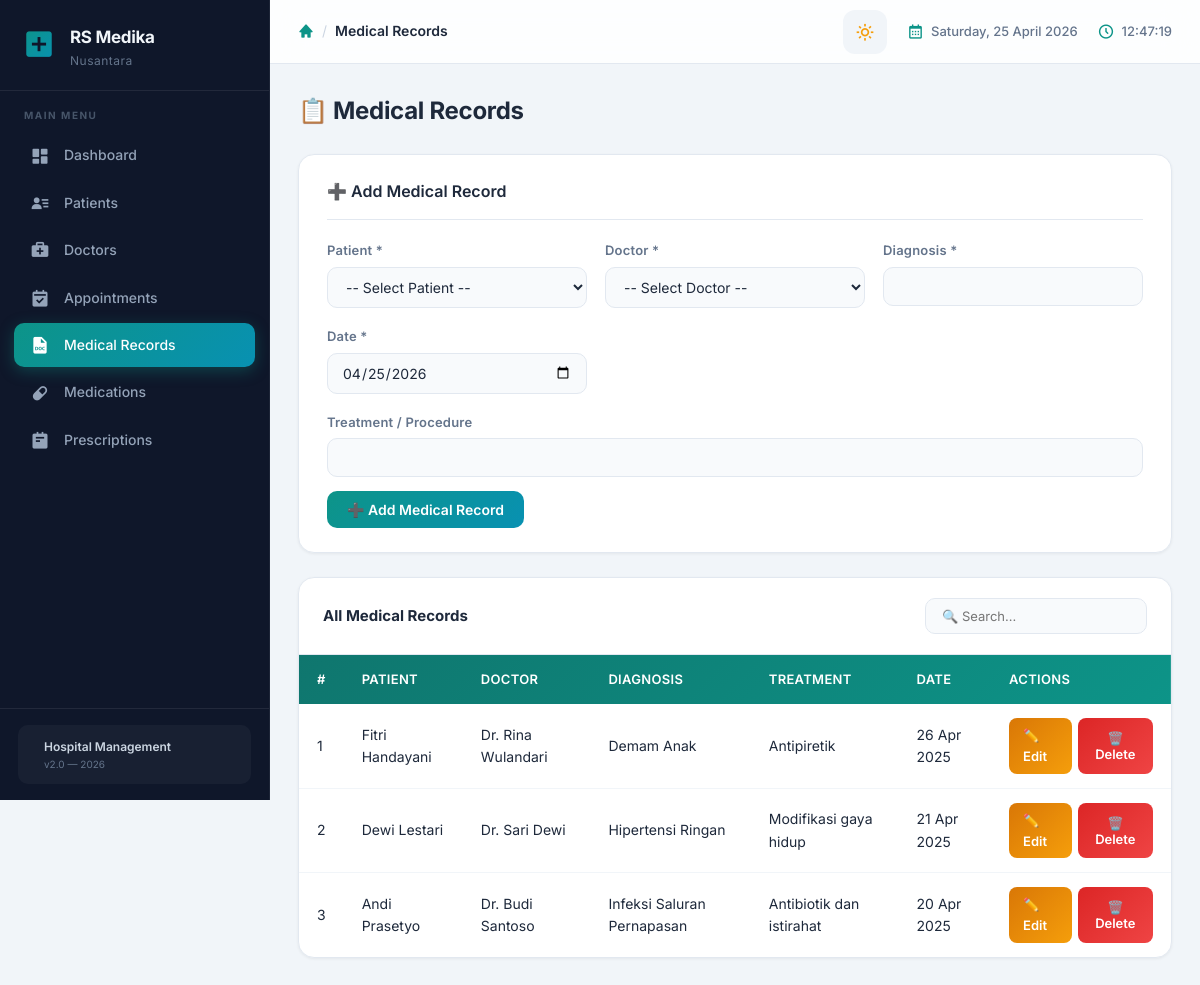
/hospital_db/index.php?page=records, run on an earlier commit of the app's database.
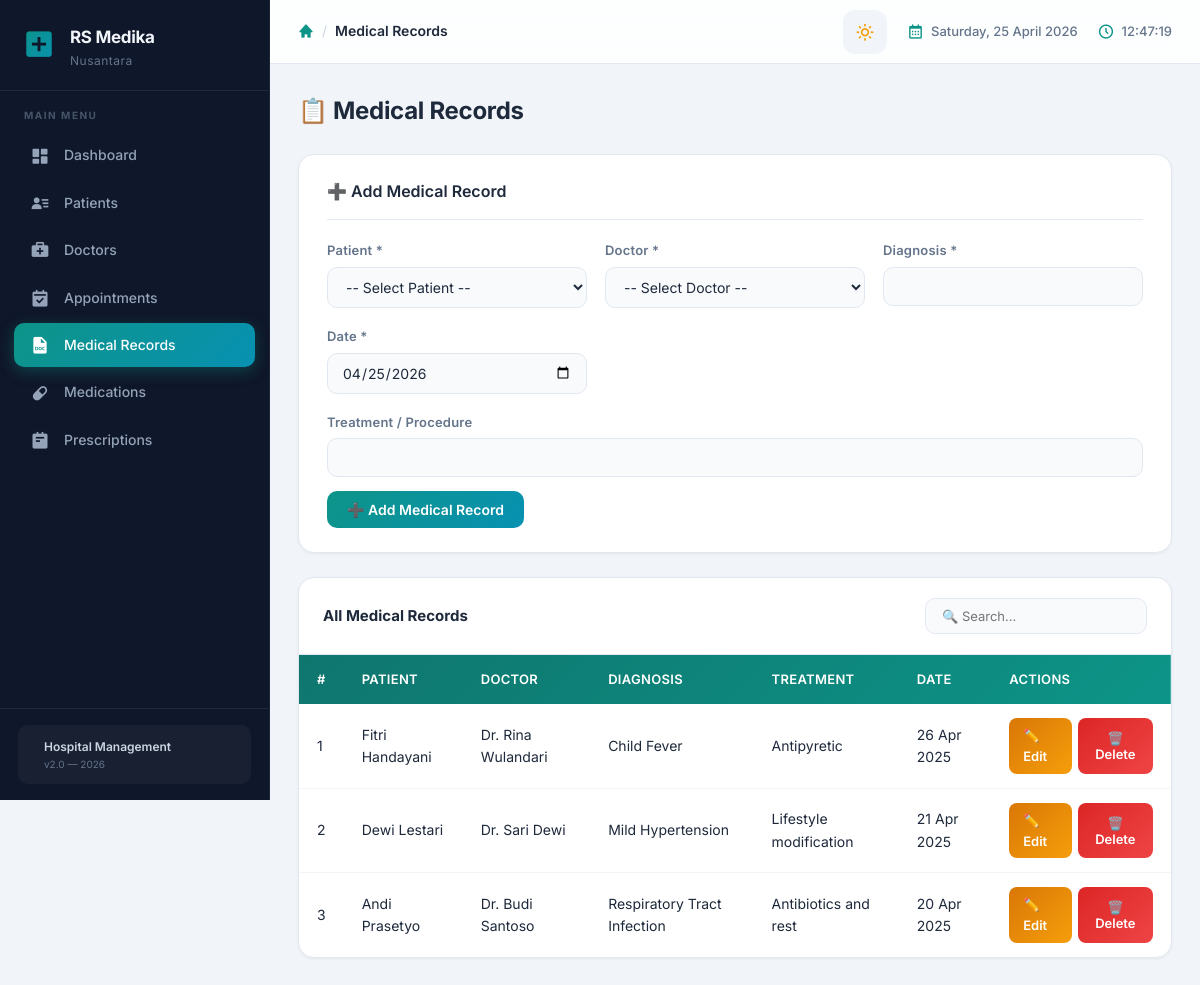
And on a later commit of the database.
### tables this page shows
CREATE TABLE IF NOT EXISTS medical_records (
    record_id   INT AUTO_INCREMENT PRIMARY KEY,
    patient_id  INT NOT NULL,
    doctor_id   INT NOT NULL,
    diagnosis   VARCHAR(255) NOT NULL,
    treatment   TEXT,
    record_date DATE NOT NULL,
    created_at  TIMESTAMP DEFAULT CURRENT_TIMESTAMP,
    FOREIGN KEY (patient_id) REFERENCES patients(patient_id) ON DELETE CASCADE,
    FOREIGN KEY (doctor_id)  REFERENCES doctors(doctor_id)  ON DELETE CASCADE
);

CREATE TABLE IF NOT EXISTS patients (
    patient_id  INT AUTO_INCREMENT PRIMARY KEY,
    name        VARCHAR(100) NOT NULL,
    gender      ENUM('Male','Female') NOT NULL,
    birth_date  DATE NOT NULL,
    address     TEXT,
    phone       VARCHAR(20),
    created_at  TIMESTAMP DEFAULT CURRENT_TIMESTAMP
);

CREATE TABLE IF NOT EXISTS doctors (
    doctor_id   INT AUTO_INCREMENT PRIMARY KEY,
    name        VARCHAR(100) NOT NULL,
    specialization VARCHAR(100) NOT NULL,
    phone       VARCHAR(20),
    email       VARCHAR(100),
    created_at  TIMESTAMP DEFAULT CURRENT_TIMESTAMP
);

### hospital_db/pages/records.php (the view, shortened to what this page needs)
<?php
$editData = null;
$records = mysqli_query($conn, "
    SELECT mr.*, p.name AS patient_name, d.name AS doctor_name
    FROM medical_records mr
    JOIN patients p ON mr.patient_id = p.patient_id
    JOIN doctors  d ON mr.doctor_id  = d.doctor_id
    ORDER BY mr.record_date DESC
");
?>
<div class="page-header">
    <h2>📋 Medical Records</h2>
</div>
<div class="card">
    <h3><?= $editData ? '✏️ Edit Medical Record' : '➕ Add Medical Record' ?></h3>
    <form method="POST" action="index.php?page=records<?= $editData ? '&edit='.$editData['record_id'] : '' ?>">
        <div class="form-grid">
            <div class="form-group">
                <label>Patient *</label>
                <select name="patient_id" required>
                    <option value="">-- Select Patient --</option>
                </select>
            </div>
            <div class="form-group">
                <label>Doctor *</label>
                <select name="doctor_id" required>
                    <option value="">-- Select Doctor --</option>
                </select>
            </div>
            <div class="form-group">
                <label>Diagnosis *</label>
                <input type="text" name="diagnosis" value="<?= htmlspecialchars($editData['diagnosis'] ?? '') ?>" required>
            </div>
            <div class="form-group">
                <label>Date *</label>
                <input type="date" name="record_date" value="<?= $editData['record_date'] ?? date('Y-m-d') ?>" required>
            </div>
            <div class="form-group" style="grid-column: 1 / -1">
                <label>Treatment / Procedure</label>
                <input type="text" name="treatment" value="<?= htmlspecialchars($editData['treatment'] ?? '') ?>">
            </div>
        </div>
        <div class="form-actions" style="margin-top:14px">
            <?php if ($editData): ?>
                <button type="submit" name="edit_record" class="btn btn-warning">💾 Save Changes</button>
                <a href="index.php?page=records" class="btn btn-secondary">Cancel</a>
            <?php else: ?>
                <button type="submit" name="add_record" class="btn btn-primary">➕ Add Medical Record</button>
            <?php endif; ?>
        </div>
    </form>
</div>
<div class="table-container">
    <div class="table-top">
        <strong>All Medical Records</strong>
        <input type="text" id="searchRec" placeholder="🔍 Search..." oninput="searchTable('searchRec','recTable')">
    </div>
    <table id="recTable">
        <thead>
            <tr><th>#</th><th>Patient</th><th>Doctor</th><th>Diagnosis</th><th>Treatment</th><th>Date</th><th>Actions</th></tr>
        </thead>
        <tbody>
        <?php $no=1; while ($row = mysqli_fetch_assoc($records)): ?>
            <tr>
                <td><?= $no++ ?></td>
                <td><?= htmlspecialchars($row['patient_name']) ?></td>
                <td><?= htmlspecialchars($row['doctor_name']) ?></td>
                <td><?= htmlspecialchars($row['diagnosis']) ?></td>
                <td><?= htmlspecialchars($row['treatment'] ?: '-') ?></td>
                <td><?= date('d M Y', strtotime($row['record_date'])) ?></td>
                <td>
                    <div class="action-btns">
                        <a href="index.php?page=records&edit=<?= $row['record_id'] ?>" class="btn btn-warning btn-sm">✏️ Edit</a>
                        <button class="btn btn-danger btn-sm"
                            onclick="confirmDelete('index.php?page=records&delete=<?= $row['record_id'] ?>','medical record of <?= addslashes($row['patient_name']) ?>')">
                            🗑️ Delete
                        </button>
                    </div>
                </td>
            </tr>
        <?php endwhile; ?>
        </tbody>
    </table>
</div>

What changed in the data, as far as the page shows it:
changed medical_records "Fitri Handayani": diagnosis "Demam Anak" → "Child Fever"; treatment "Antipiretik" → "Antipyretic"
changed medical_records "Dewi Lestari": diagnosis "Hipertensi Ringan" → "Mild Hypertension"; treatment "Modifikasi gaya hidup" → "Lifestyle modification"
changed medical_records "Andi Prasetyo": diagnosis "Infeksi Saluran Pernapasan" → "Respiratory Tract Infection"; treatment "Antibiotik dan istirahat" → "Antibiotics and rest"
